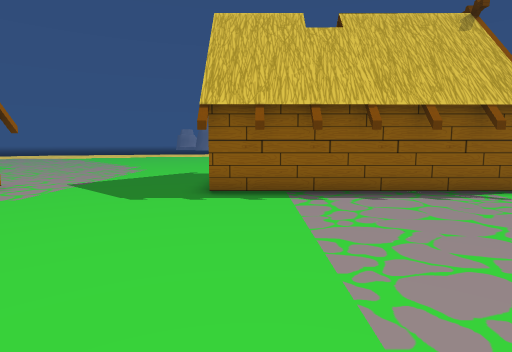
view 1 (above)

24 first-person views from a walk through a 3-D level made in the Unity game engine. The camera is 1.2 m above the floor, tilts 6° down and sees 80° across. The floor is counted in squares, 1 m on a side. Each view is taken from the middle of a square. On the plan, view 1 faces up. The plan holds only what a view shows up to about 13 squares ahead; the rest is blank. The place goes on beyond the plan. Some surface patterns are stand-ins.

view 2
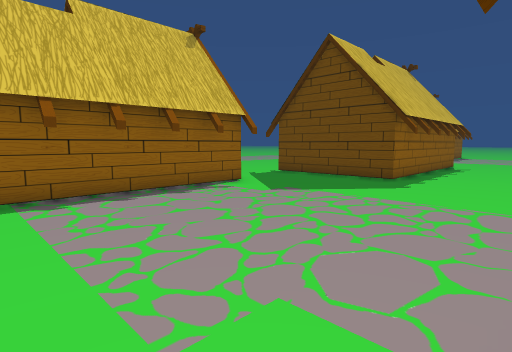

view 3
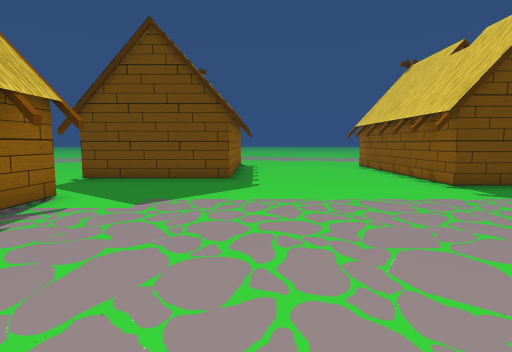

view 4
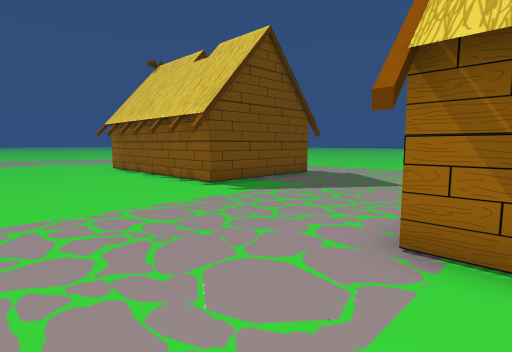

view 5
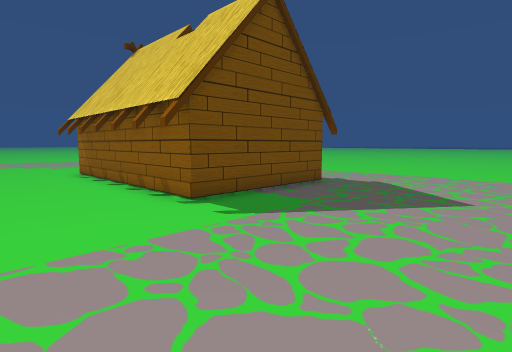

view 6
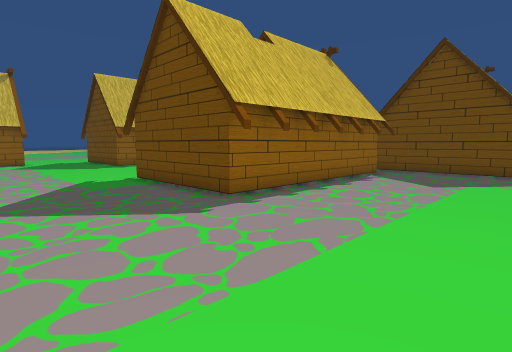

view 7
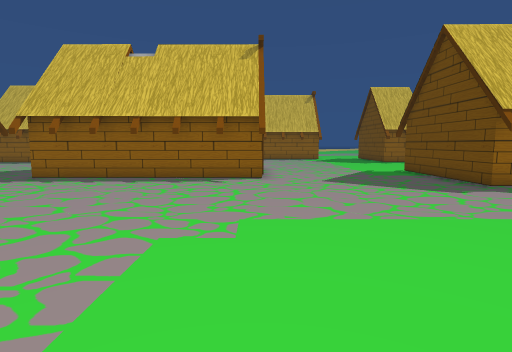

view 8
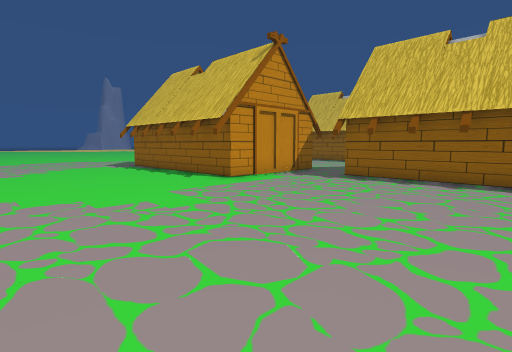

view 9
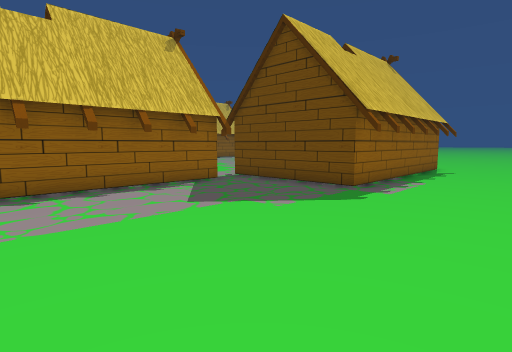

view 10
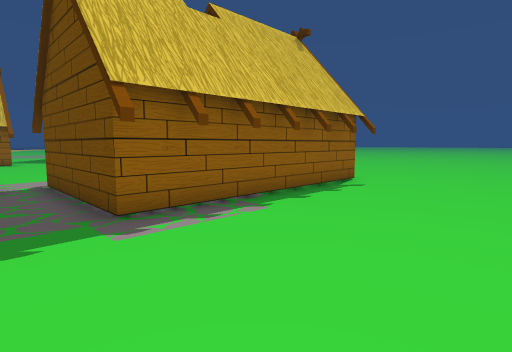

view 11
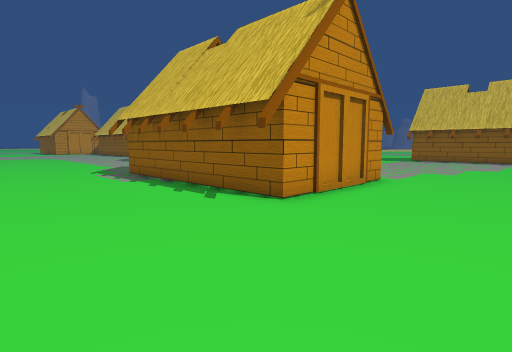

view 12
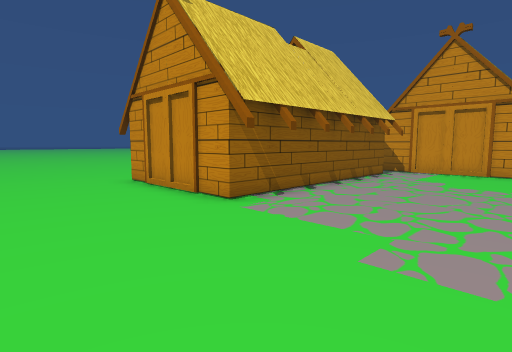

view 13
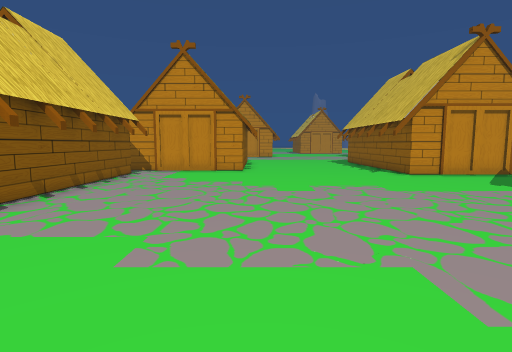

view 14
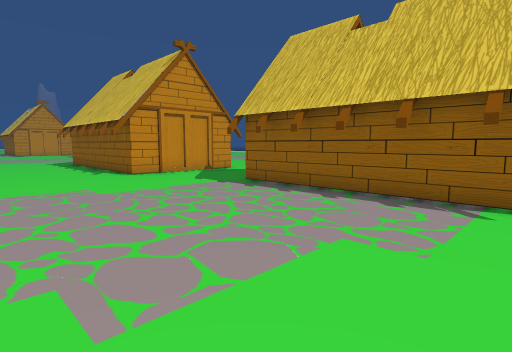

view 15
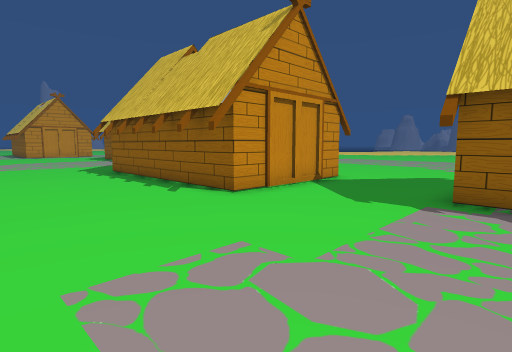

view 16
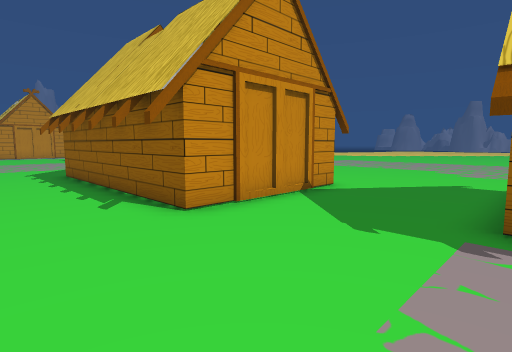

view 17
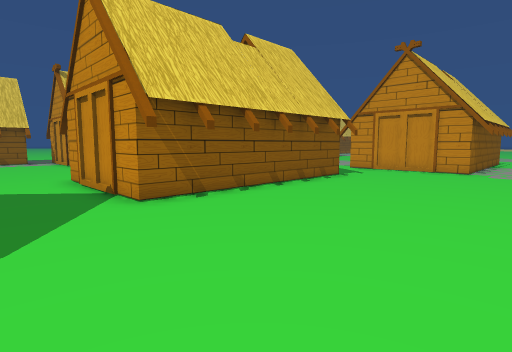

view 18
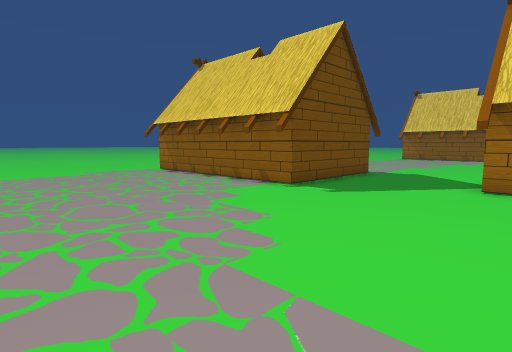

view 19
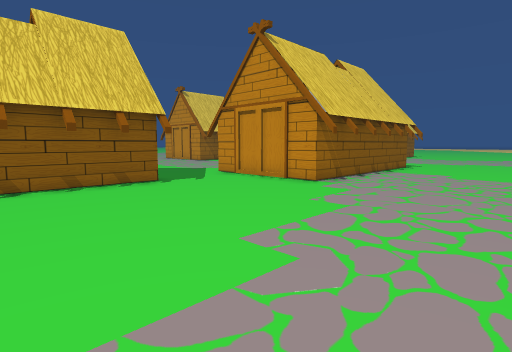

view 20
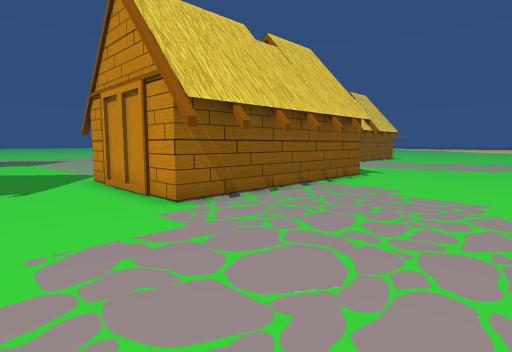

view 21
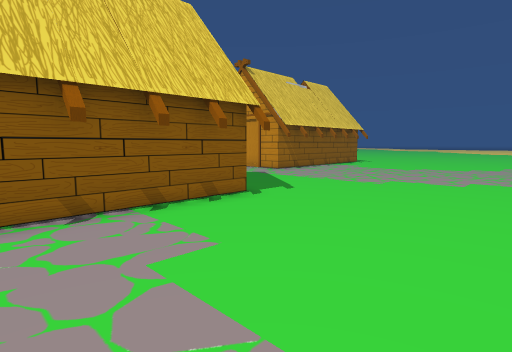

view 22
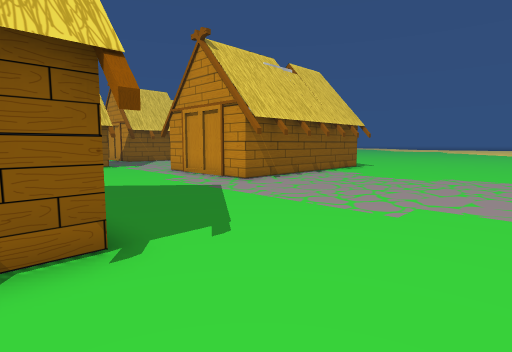

view 23
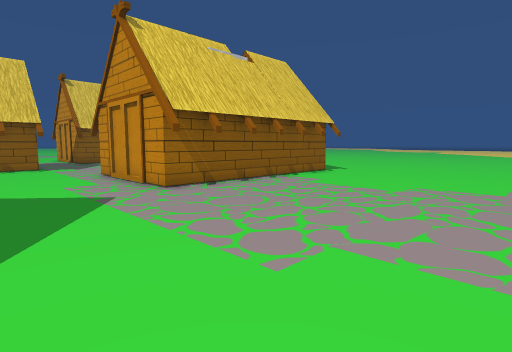

view 24
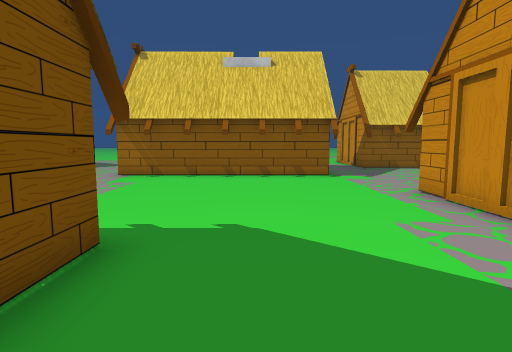

### Floor plan
Key: @ floor where view 1 was taken; # wall or solid block; . floor; H house.
Columns run from 11 left of view 1 to 30 right of it. Each row starts with its distance up from view 1.
 18          ..... .......... . . .....
 17 ..........................   .............
 16 ........................... ..............
 15 ..........................................
 14 ..........................................
 13 ..........HHH.HHH.H.......................
 12 ..........H..#...#H......................
 11 ..........H       H...............HHHHHHH
 10 ..........        #...............H
  9 HH.HH.....H       #..HHHHHHHHH....#
  8 HHHHH.....###H#####..H.      H....H
  7     H.....HHH.HHH.H..H.      H....H
  6     #................H       #....HHHHH##
  5     #................H       #...H.HHH.HH.
  4     #................H####H###............
  3     H................H.HHH.HHH............
  2    .......................................
  1    .......................................
  0   ...HH.HHH@HH...........................
 -1   ...H.......H.......................... .
 -2   ...H       H.....H.HHH.HH ..............
 -3    H.H        ......HHHHHHHH.............
 -4    H.H       #......H      #..............
 -5    H.H########......#      #..............
 -6    H.HH.HHH.HH......H      #.HHH.HHH.H....
 -7    #................H.  ####.HHHHHHHHH....
 -8    #...............HHHHH.HHH.H       H....
 -9 ##HH.........................H       H...
-10 HH.H.........................H       #...
-11 .............................H       #....
-12 .............................HH#H###HH....
-13 .............................HHH.HHH.H....
-14 ..................   .....................
-15 ...........           ....................
-16      ..... . .       . ...................
-17                            . ..... .......

Positions as (right, up) in squares from view 1, and headings:
1: (0, 0), facing up
2: (0, 0), facing up-right
3: (0, 3), facing right
4: (1, 3), facing down-right
5: (3, 1), facing down-right
6: (4, -13), facing up-right
7: (2, -16), facing up
8: (0, -16), facing up-left
9: (10, -16), facing up-right
10: (16, -17), facing up-right
11: (30, -17), facing up-left
12: (30, -2), facing down-left
13: (30, -2), facing left
14: (30, -1), facing up-left
15: (24, -1), facing up-left
16: (23, 1), facing up-left
17: (21, 15), facing down-left
18: (17, 18), facing down-right
19: (15, 18), facing down-left
20: (10, 18), facing down-left
21: (4, 18), facing down-left
22: (0, 16), facing down-left
23: (-3, 16), facing down-left
24: (-3, 11), facing down
